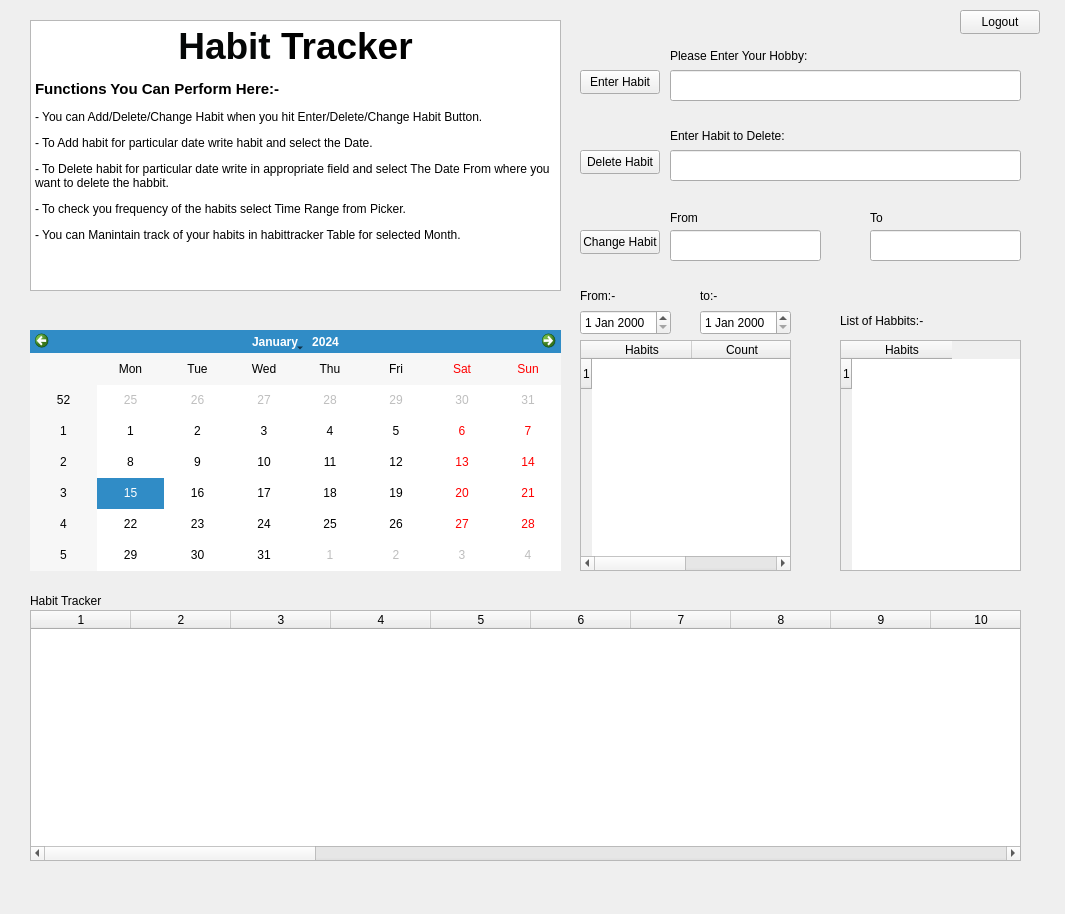
<?xml version="1.0" encoding="UTF-8"?>
<ui version="4.0">
 <class>habittracker</class>
 <widget class="QMainWindow" name="habittracker">
  <property name="geometry">
   <rect>
    <x>0</x>
    <y>0</y>
    <width>1065</width>
    <height>914</height>
   </rect>
  </property>
  <property name="windowTitle">
   <string>habittracker</string>
  </property>
  <widget class="QWidget" name="centralwidget">
   <widget class="QPushButton" name="Enterhabit">
    <property name="geometry">
     <rect>
      <x>580</x>
      <y>70</y>
      <width>80</width>
      <height>24</height>
     </rect>
    </property>
    <property name="text">
     <string>Enter Habit</string>
    </property>
   </widget>
   <widget class="QLineEdit" name="addhabbittext">
    <property name="geometry">
     <rect>
      <x>670</x>
      <y>70</y>
      <width>351</width>
      <height>31</height>
     </rect>
    </property>
   </widget>
   <widget class="QLabel" name="HobbyAdd">
    <property name="geometry">
     <rect>
      <x>670</x>
      <y>40</y>
      <width>171</width>
      <height>31</height>
     </rect>
    </property>
    <property name="text">
     <string>Please Enter Your Hobby:</string>
    </property>
    <property name="textFormat">
     <enum>Qt::MarkdownText</enum>
    </property>
   </widget>
   <widget class="QPushButton" name="deletehabit">
    <property name="geometry">
     <rect>
      <x>580</x>
      <y>150</y>
      <width>80</width>
      <height>24</height>
     </rect>
    </property>
    <property name="text">
     <string>Delete Habit</string>
    </property>
   </widget>
   <widget class="QLabel" name="deletehabitlabel">
    <property name="geometry">
     <rect>
      <x>670</x>
      <y>120</y>
      <width>171</width>
      <height>31</height>
     </rect>
    </property>
    <property name="text">
     <string>Enter Habit to Delete:</string>
    </property>
    <property name="textFormat">
     <enum>Qt::MarkdownText</enum>
    </property>
   </widget>
   <widget class="QLineEdit" name="deletehabittext">
    <property name="geometry">
     <rect>
      <x>670</x>
      <y>150</y>
      <width>351</width>
      <height>31</height>
     </rect>
    </property>
   </widget>
   <widget class="QCalendarWidget" name="calender">
    <property name="geometry">
     <rect>
      <x>30</x>
      <y>330</y>
      <width>531</width>
      <height>241</height>
     </rect>
    </property>
   </widget>
   <widget class="QDateEdit" name="from">
    <property name="geometry">
     <rect>
      <x>580</x>
      <y>310</y>
      <width>91</width>
      <height>25</height>
     </rect>
    </property>
   </widget>
   <widget class="QLabel" name="fromdatelabel">
    <property name="geometry">
     <rect>
      <x>580</x>
      <y>280</y>
      <width>51</width>
      <height>31</height>
     </rect>
    </property>
    <property name="text">
     <string>From:-</string>
    </property>
    <property name="textFormat">
     <enum>Qt::MarkdownText</enum>
    </property>
   </widget>
   <widget class="QDateEdit" name="to">
    <property name="geometry">
     <rect>
      <x>700</x>
      <y>310</y>
      <width>91</width>
      <height>25</height>
     </rect>
    </property>
   </widget>
   <widget class="QLabel" name="todatelabel">
    <property name="geometry">
     <rect>
      <x>700</x>
      <y>280</y>
      <width>51</width>
      <height>31</height>
     </rect>
    </property>
    <property name="text">
     <string>to:-</string>
    </property>
    <property name="textFormat">
     <enum>Qt::MarkdownText</enum>
    </property>
   </widget>
   <widget class="QTableWidget" name="table">
    <property name="enabled">
     <bool>true</bool>
    </property>
    <property name="geometry">
     <rect>
      <x>580</x>
      <y>340</y>
      <width>211</width>
      <height>231</height>
     </rect>
    </property>
    <property name="toolTip">
     <string notr="true"/>
    </property>
    <property name="autoScroll">
     <bool>false</bool>
    </property>
    <property name="editTriggers">
     <set>QAbstractItemView::NoEditTriggers</set>
    </property>
    <property name="tabKeyNavigation">
     <bool>false</bool>
    </property>
    <property name="showDropIndicator" stdset="0">
     <bool>false</bool>
    </property>
    <property name="dragDropOverwriteMode">
     <bool>false</bool>
    </property>
    <property name="showGrid">
     <bool>false</bool>
    </property>
    <property name="sortingEnabled">
     <bool>false</bool>
    </property>
    <property name="wordWrap">
     <bool>false</bool>
    </property>
    <property name="cornerButtonEnabled">
     <bool>false</bool>
    </property>
    <row/>
    <column>
     <property name="text">
      <string>Habits</string>
     </property>
    </column>
    <column>
     <property name="text">
      <string>Count</string>
     </property>
    </column>
    <item row="0" column="0">
     <property name="text">
      <string/>
     </property>
     <property name="toolTip">
      <string notr="true"/>
     </property>
     <property name="whatsThis">
      <string notr="true"/>
     </property>
    </item>
    <item row="0" column="1">
     <property name="text">
      <string notr="true"/>
     </property>
     <property name="toolTip">
      <string notr="true"/>
     </property>
     <property name="whatsThis">
      <string notr="true"/>
     </property>
    </item>
   </widget>
   <widget class="QTableWidget" name="habitlist">
    <property name="geometry">
     <rect>
      <x>840</x>
      <y>340</y>
      <width>181</width>
      <height>231</height>
     </rect>
    </property>
    <property name="autoScroll">
     <bool>false</bool>
    </property>
    <property name="editTriggers">
     <set>QAbstractItemView::NoEditTriggers</set>
    </property>
    <property name="tabKeyNavigation">
     <bool>false</bool>
    </property>
    <property name="showDropIndicator" stdset="0">
     <bool>false</bool>
    </property>
    <property name="dragDropOverwriteMode">
     <bool>false</bool>
    </property>
    <property name="showGrid">
     <bool>false</bool>
    </property>
    <property name="wordWrap">
     <bool>false</bool>
    </property>
    <property name="cornerButtonEnabled">
     <bool>false</bool>
    </property>
    <property name="rowCount">
     <number>1</number>
    </property>
    <attribute name="horizontalHeaderMinimumSectionSize">
     <number>35</number>
    </attribute>
    <attribute name="horizontalHeaderShowSortIndicator" stdset="0">
     <bool>false</bool>
    </attribute>
    <row/>
    <column>
     <property name="text">
      <string>Habits</string>
     </property>
    </column>
    <item row="0" column="0">
     <property name="text">
      <string/>
     </property>
     <property name="flags">
      <set>NoItemFlags</set>
     </property>
    </item>
   </widget>
   <widget class="QLabel" name="label">
    <property name="geometry">
     <rect>
      <x>840</x>
      <y>310</y>
      <width>91</width>
      <height>21</height>
     </rect>
    </property>
    <property name="text">
     <string>List of Habbits:-</string>
    </property>
   </widget>
   <widget class="QPushButton" name="changehabit">
    <property name="geometry">
     <rect>
      <x>580</x>
      <y>230</y>
      <width>80</width>
      <height>24</height>
     </rect>
    </property>
    <property name="text">
     <string>Change Habit</string>
    </property>
   </widget>
   <widget class="QLabel" name="label_2">
    <property name="geometry">
     <rect>
      <x>670</x>
      <y>210</y>
      <width>131</width>
      <height>16</height>
     </rect>
    </property>
    <property name="text">
     <string>From</string>
    </property>
   </widget>
   <widget class="QLineEdit" name="changefrom">
    <property name="geometry">
     <rect>
      <x>670</x>
      <y>230</y>
      <width>151</width>
      <height>31</height>
     </rect>
    </property>
   </widget>
   <widget class="QTableWidget" name="tracker">
    <property name="geometry">
     <rect>
      <x>30</x>
      <y>610</y>
      <width>991</width>
      <height>251</height>
     </rect>
    </property>
    <property name="columnCount">
     <number>32</number>
    </property>
    <attribute name="horizontalHeaderVisible">
     <bool>true</bool>
    </attribute>
    <attribute name="horizontalHeaderCascadingSectionResizes">
     <bool>false</bool>
    </attribute>
    <column/>
    <column/>
    <column/>
    <column/>
    <column/>
    <column/>
    <column/>
    <column/>
    <column/>
    <column/>
    <column/>
    <column/>
    <column/>
    <column/>
    <column/>
    <column/>
    <column/>
    <column/>
    <column/>
    <column/>
    <column/>
    <column/>
    <column/>
    <column/>
    <column/>
    <column/>
    <column/>
    <column/>
    <column/>
    <column/>
    <column/>
    <column/>
   </widget>
   <widget class="QLabel" name="label_3">
    <property name="geometry">
     <rect>
      <x>30</x>
      <y>590</y>
      <width>91</width>
      <height>21</height>
     </rect>
    </property>
    <property name="text">
     <string>Habit Tracker</string>
    </property>
   </widget>
   <widget class="QTextBrowser" name="textBrowser">
    <property name="geometry">
     <rect>
      <x>30</x>
      <y>20</y>
      <width>531</width>
      <height>271</height>
     </rect>
    </property>
    <property name="html">
     <string>&lt;!DOCTYPE HTML PUBLIC &quot;-//W3C//DTD HTML 4.0//EN&quot; &quot;http://www.w3.org/TR/REC-html40/strict.dtd&quot;&gt;
&lt;html&gt;&lt;head&gt;&lt;meta name=&quot;qrichtext&quot; content=&quot;1&quot; /&gt;&lt;meta charset=&quot;utf-8&quot; /&gt;&lt;style type=&quot;text/css&quot;&gt;
p, li { white-space: pre-wrap; }
hr { height: 1px; border-width: 0; }
li.unchecked::marker { content: &quot;\2610&quot;; }
li.checked::marker { content: &quot;\2612&quot;; }
&lt;/style&gt;&lt;/head&gt;&lt;body style=&quot; font-family:'Segoe UI'; font-size:9pt; font-weight:400; font-style:normal;&quot;&gt;
&lt;p align=&quot;center&quot; style=&quot; margin-top:12px; margin-bottom:12px; margin-left:0px; margin-right:0px; -qt-block-indent:0; text-indent:0px;&quot;&gt;&lt;span style=&quot; font-size:28pt; font-weight:700; color:#050707;&quot;&gt;Habit&lt;/span&gt;&lt;span style=&quot; font-size:28pt; font-weight:700; color:#aaffff;&quot;&gt; &lt;/span&gt;&lt;span style=&quot; font-size:28pt; font-weight:700; color:#000000;&quot;&gt;Tracker&lt;/span&gt;&lt;/p&gt;
&lt;p style=&quot; margin-top:12px; margin-bottom:12px; margin-left:0px; margin-right:0px; -qt-block-indent:0; text-indent:0px;&quot;&gt;&lt;span style=&quot; font-size:11pt; font-weight:700;&quot;&gt;Functions You Can Perform Here:-&lt;/span&gt;&lt;/p&gt;
&lt;p style=&quot; margin-top:12px; margin-bottom:12px; margin-left:0px; margin-right:0px; -qt-block-indent:0; text-indent:0px;&quot;&gt;- You can Add/Delete/Change Habit when you hit Enter/Delete/Change Habit Button.&lt;/p&gt;
&lt;p style=&quot; margin-top:12px; margin-bottom:12px; margin-left:0px; margin-right:0px; -qt-block-indent:0; text-indent:0px;&quot;&gt;- To Add habit for particular date write habit and select the Date.&lt;/p&gt;
&lt;p style=&quot; margin-top:12px; margin-bottom:12px; margin-left:0px; margin-right:0px; -qt-block-indent:0; text-indent:0px;&quot;&gt;- To Delete habit for particular date write in appropriate field and select The Date From where you want to delete the habbit.&lt;/p&gt;
&lt;p style=&quot; margin-top:12px; margin-bottom:12px; margin-left:0px; margin-right:0px; -qt-block-indent:0; text-indent:0px;&quot;&gt;- To check you frequency of the habits select Time Range from Picker.&lt;/p&gt;
&lt;p style=&quot; margin-top:12px; margin-bottom:12px; margin-left:0px; margin-right:0px; -qt-block-indent:0; text-indent:0px;&quot;&gt;- You can Manintain track of your habits in habittracker Table for selected Month. &lt;br /&gt;&lt;/p&gt;&lt;/body&gt;&lt;/html&gt;</string>
    </property>
   </widget>
   <widget class="QLineEdit" name="changeto">
    <property name="geometry">
     <rect>
      <x>870</x>
      <y>230</y>
      <width>151</width>
      <height>31</height>
     </rect>
    </property>
   </widget>
   <widget class="QLabel" name="label_4">
    <property name="geometry">
     <rect>
      <x>870</x>
      <y>210</y>
      <width>49</width>
      <height>16</height>
     </rect>
    </property>
    <property name="text">
     <string>To</string>
    </property>
   </widget>
   <widget class="QPushButton" name="pushButton">
    <property name="geometry">
     <rect>
      <x>960</x>
      <y>10</y>
      <width>80</width>
      <height>24</height>
     </rect>
    </property>
    <property name="text">
     <string>Logout</string>
    </property>
   </widget>
  </widget>
 </widget>
 <resources/>
 <connections/>
</ui>
